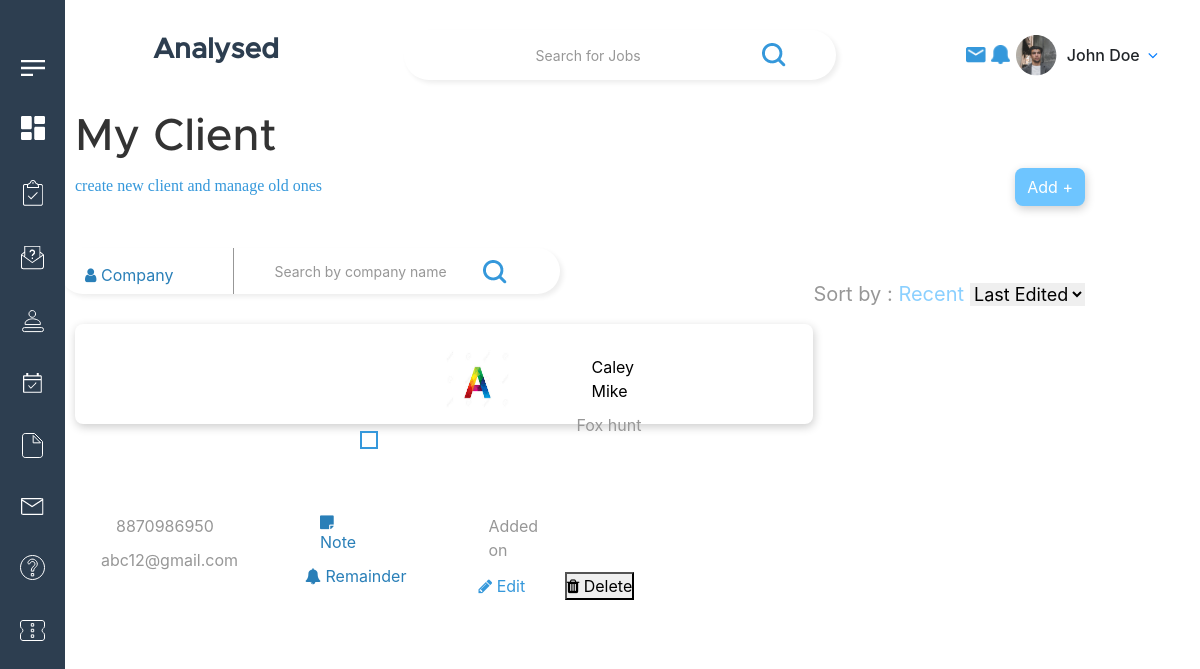
The page /client_list.php on the database its author committed.
### tables this page shows
CREATE TABLE `client` (
  `client_id` int(255) NOT NULL,
  `company_name` varchar(50) NOT NULL,
  `status` varchar(50) NOT NULL,
  `company` varchar(50) NOT NULL,
  `company_img` varchar(50) NOT NULL,
  `ownership` varchar(20) NOT NULL,
  `industry` varchar(50) NOT NULL,
  `source` varchar(20) NOT NULL,
  `parent_company` varchar(20) NOT NULL,
  `active_contact` varchar(50) NOT NULL,
  `company_desc` varchar(1000) NOT NULL,
  `permanent_fee` varchar(20) NOT NULL,
  `contract_fee` varchar(20) NOT NULL,
  `main_email` varchar(20) NOT NULL,
  `contact_no` bigint(10) NOT NULL,
  `address` varchar(100) NOT NULL,
  `city` varchar(20) NOT NULL,
  `zipcode` varchar(10) NOT NULL,
  `state` varchar(20) NOT NULL,
  `country` varchar(20) NOT NULL,
  `bank_name` varchar(20) NOT NULL,
  `bank_id` bigint(20) NOT NULL,
  `bank_acc_no` bigint(20) NOT NULL,
  `iban` varchar(20) NOT NULL,
  `vat` varchar(20) NOT NULL
);

### client_list.php (the view, shortened to what this page needs)
<?php include('header.php')?>
<link rel="stylesheet" href="https://cdnjs.cloudflare.com/ajax/libs/font-awesome/4.7.0/css/font-awesome.min.css">
<link rel="stylesheet" href="./css/client_list.css">
<body>
<div class="container">
<div class="small_container-1">
            <div class="heading_dash">
                <h1 class="mainHeadingDash">My Client</h1>
                <p class="mainParaDash">create new client and manage old ones</p>
            </div>
            <span>
                <button class="btn" id="myBtn" type="button">Add +</button>
            </span>
            <div class="search-box">
                <details id="dropdown" class="dropdown">
                    <summary class="dropdown-button">
                        <span id="selected-item" class="selected-item"><i class="fa fa-user"></i> Company</span>
                    </summary>
                </details>
              <form method="post">
                <input class="search-form-input" type="text" name="textsearch" placeholder="Search by company name">
                <button type="submit" name="btnsearch" class="searchButton">
                    <img src="./img/search-icon-blue.png" />
                </button>
              </form>
            </div>
            <div class="row-flex-jobj justifycontent-flex-end-1">
                <p class="sortbyText">Sort by :
                    <select name="multi_search" id="multi_search" class="sortbySelect" style="color:#8BD0FF;">
                        <option>Recent</option>
                    </select>
                    <select  id="multi_search" class="search_list">
                        <option value="" default>Last Edited</option>
                    </select></p>
                </div>
        <?php
        $flag=0;
        if($flag == 0)
        {
            $sql="select * from client";
        }
          $res=mysqli_query($conn,$sql);
          if($res == TRUE)
          {
              $count=mysqli_num_rows($res);
              if($count >0)
              {
                  while($rows=mysqli_fetch_assoc($res))
                  {
               ?>
                <div class="row" >
                    <div class="column">
                        <label for="c1"></label>
                    </div>
                    <div class="column">
                       <img src="upload/<?php echo $rows['company_img']; ?>" width="65" height="65">
                    </div>
                    <div class="column">
                       <p class="col-1"><?php echo $rows['active_contact']; ?></p>
                        <span class="col-span-1"><?php echo $rows['company_name']; ?></span>
                    </div>
                    <div class="column">
                        <p class="col-3"><?php echo $rows['contact_no']; ?></p>
                        <span class="col-span-3"><?php echo $rows['main_email']; ?></span>
                    </div>
                    <div class="column">
                        <p class="col-4"><i class="fa fa-sticky-note" aria-hidden="true"></i> Note</p>
                        <span class="col-span-4"><i class="fa fa-bell" aria-hidden="true"></i> Remainder</span>
                    </div>
                    <div class="column">
                        <p class="col-5">Added on <span><?php echo $rows['last_updated']; ?></span></p>
                        <span class="col-span-5"><i class="fa fa-pencil" aria-hidden="true"></i> Edit<span>
                          <a href="delete_client_list.php?Id=<?php echo $client_id; ?>"><button ><i class="fa fa-trash" aria-hidden="true"></i> Delete</button></a>
                    </div>
                </div>
                  <?php
                 }
             }
         }
        ?>
            </div>
        </div>
    </body>

### css/index_js_remove.css (style rules this page uses)
* { margin: 0px; padding: 0px; box-sizing: border-box; }
.row-flex-jobj { display: flex; align-items: center; flex-wrap: wrap; }
body { background-color: white; box-sizing: border-box; font-family: sans-serif; background-color: #fff; }
.container { max-width: 100%; margin-left: 80px; position: relative; padding: 0px 30px; margin-top: 30px; }
.searchButton { background: none; outline: none; cursor: pointer; border: none; margin-left: 100px; }
.heading_dash { margin: 20px auto; width: 100%; font-family: CeraM; }
.mainHeadingDash { font-weight: 400; font-size: 45px; color: #333333; margin: 10px 0px; font-family: MetroM; }
.mainParaDash { color: #3598db; }
.searchbutton { margin-left: 0px !important; }

### css/candidate_list.css (style rules this page uses)
.qual select,input { width: 254px; height: 40px; background: var(--unnamed-color-ffffff) 0% 0% no-repeat padding-box; border: 1px solid var(--unnamed-color-3598db); background: #FFFFFF 0% 0% no-repeat padding-box; border: 1px solid #3598DB; opacity: 1; }

### css/contact_list.css (style rules this page uses)
.searchButton { margin-left: 250px; }

### css/client_list.css (style rules this page uses)
* { box-sizing: border-box; }
body { margin-left: 5%; margin-right: 100px; }
.column { float: left; padding: 20px; }
.row::after { content: ""; clear: both; display: table; }
.column p { color: #979797; margin-top: 20px; }
.btn { padding: 7px 12px; background-color: #3598DB; color: #fff; border-radius: 8px; }
.searchButton { background: white; outline: none; cursor: pointer; border: none; border-radius: 0px 40px 40px 0px; margin-right: 40px; }
.btn { float:right; margin-top:-50px; box-shadow: 1px 3px 10px #00000033; border-radius: 8px; border:none; background: #6EC5FF; }
.justifycontent-flex-end-1 { justify-content: flex-end; float:right; margin-top:-15px;"> }
.sortbyText { color: #979797; font-size: 20px; }
.sortbySelect { background: transparent; font-size: 20px; color: #979797; outline: none; border:none; -webkit-appearance: none; -moz-appearance: none; appearance: none; -ms-appearance: none; }
input[type="checkbox"] + label:before { border: 2px solid #3598DB; content: "\00a0"; display: inline-block; font: 18px/1em sans-serif; height: 18px; padding: 0; vertical-align: top; width: 18px; margin-top:11px; }
.row { height: 100px; background: var(--unnamed-color-ffffff) 0% 0% no-repeat padding-box; background: #FFFFFF 0% 0% no-repeat padding-box; box-shadow: 1px 3px 10px #00000033; border-radius: 8px; opacity: 1; margin-top: 30px; }
.column { padding: 26px; margin-right: 15px; }
.column p { margin-top: 5px; margin-bottom: 10px; }
.column span { margin-top: 5px; font-size: 16px; margin-bottom: 5px; }
.column .col-1 { color: black; font-size: 16px; }
.column .col-span-1 { color: #979797; font-size: 16px; }
.column .col-3, .column .col-span-3 { color: #979797; }
.column .col-4, .column .col-span-4 { color: #297FB8; }
.col-5 { color: #979797; }
.col-span-5 { color: #3598DB; padding-left: 5px; }
.col-span-5 span { color: #EC4551; padding-left: 35px; }
.search-box { display: flex; width: 500px; box-shadow: 3px 3px 5px 0px rgba(238, 238, 238, 1); border-radius: 40px; margin-left: -15px; margin-top: 50px; }
.search-form-input { -webkit-appearance: none; appearance: none; position: relative; width: 75%; height: 46px; padding: 5px 20px 5px 40px; border: none; border-radius: opx opx 40px 40px; background-position: 15px center; background-size: 18px; background-repeat: no-repeat; background-color: #fff; color: #3d3935; font-size:14px; outline: none; }
.dropdown { position: relative; width: 35%; height: 46px; border-right: 1px solid #979797; margin-left: 10px; }
.dropdown::before { position: absolute; top: 5px; left: 0; z-index: 999; width: px; height: 36px; background-color: #ccc; content: ''; }
.dropdown-button { list-style: none; position: relative; width: 100%; height: 100%; padding: 15px; border-radius: 20px 0px 0px 20px; background-color: #fff; color: transparent; outline: none; cursor: pointer; }
.dropdown-button .selected-item { color: #297FB8; font-size: 1rem; }
::placeholder { font-size: 14px; color: #979797; }
.search_list { outline: none; border: none; color: black; font-size: 18px; }

### rows shown on the page
client: company_img (picture), active_contact "Caley Mike", company_name "Fox hunt", contact_no "8870986950", main_email "abc12@gmail.com"
